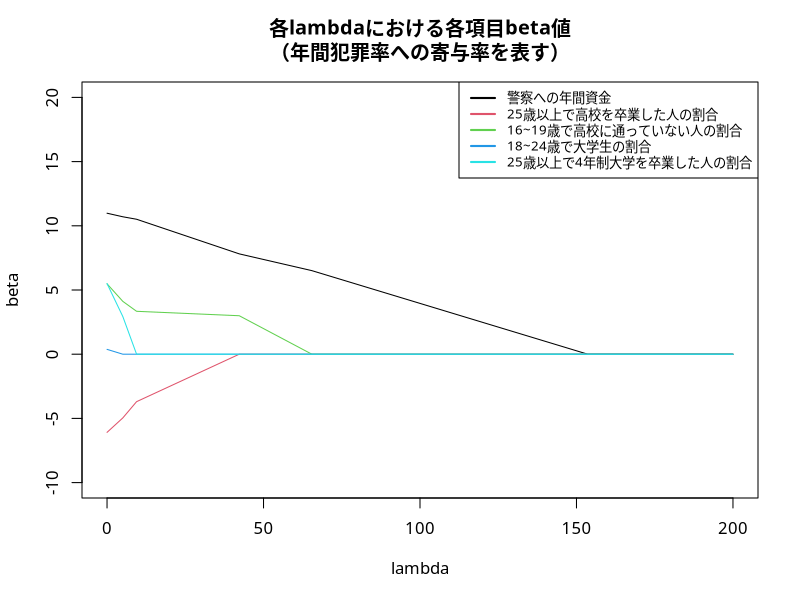

Generate this figure with R:
# Clear Working Memory
rm(list = ls())

# Setting Japanese font (for MacOSX)
par(family= "HiraKakuProN-W3")

# Function for determining formula type
soft_th <- function(lambda, x) {
  # xの絶対値がlambdaの絶対値よりも小さいときは、0を返す。
  # xの絶対値がlambdaの絶対値よりも大きいときは、
  # 二者の絶対値の差に「xの元々の符号」を付けて返す。
  return(sign(x) * pmax(abs(x) - lambda, 0))
}

# Function for centralization
centralize <- function(X, y, standardize = TRUE) {
  X <- as.matrix(X)
  n <- nrow(X)
  p <- ncol(X)
  X_bar <- array(dim = p)
  X_sd <- array(dim = p)
  
  for (j in 1:p) {
    X_bar[j] <- mean(X[, j])
    X[, j] <- (X[, j] - X_bar[j])
    X_sd[j] <- sqrt(var(X[, j]))
    
    if (standardize == TRUE) {
      X[, j] <- X[, j] / X_sd[j]
    }
  }
  
  if (class(y) == "matrix") { # in case y is matrix
    K <- ncol(y)
    y_bar <- array(dim = K)
    
    for (k in 1:K) {
      y_bar[k] <- mean(y[, k])
      y[, k] <- y[, k] - y_bar[k]
    }
  } else { # in case y is vector
    y_bar <- mean(y)
    y <- y - y_bar
  }
  
  return(list(X = X, y = y, X_bar = X_bar, X_sd = X_sd, y_bar = y_bar))
}

# Function for linear Lasso
linear_lasso <- function(X, y, lambda = 0, beta = rep(0, ncol(X))) {
  n <- nrow(X)
  p <- ncol(X)
  
  res <- centralize(X, y) # X, yを中心化
  X <- res$X
  y <- res$y
  
  eps <- 1 # betaの収束判定用変数を1で初期化する。
  beta_old <- beta # beta_oldを引数betaで初期化する。
  
  # Lassoのコアルーチン
  while (eps > 0.001) {
    for (j in 1:p) {
      r <- y - as.matrix(X[, -j]) %*% beta[-j]
      beta[j] <- soft_th(lambda, sum(r * X[, j]) / n) / (sum(X[, j] * X[, j]) / n)
    }
    eps <- max(abs(beta - beta_old))
    print(eps)
    beta_old <- beta
  }
  
  beta <- beta / res$X_sd # betaを正規化する前の値に戻す。
  beta_0 <- res$y_bar - sum(res$X_bar * beta) # Lassoの切片beta_0
  
  return(list(beta = beta, beta_0 = beta_0))
}

# Main routine

df <- read.table("crime.txt")
X <- df[, 3:7]
y <- df[, 1]

p <- ncol(X)
lambda_seq <- seq(0, 200, 0.1)

plot(lambda_seq, 
     xlim = c(0, 200),
     ylim = c(-10, 20), 
     xlab = "lambda",
     ylab = "beta", 
     main = "各lambdaにおける各項目beta値\n（年間犯罪率への寄与率を表す）",
     type = "n",
     col = "red")

r <- length(lambda_seq)
coef_seq <- array(dim = c(r, p)) # 各lambdaに対するbeta値を格納する配列

for (i in 1:r) {
  coef_seq[i, ] <- linear_lasso(X, y, lambda_seq[i])$beta
}

for (j in 1:p) {
  par(new = TRUE)
  lines(lambda_seq, coef_seq[, j], col = j)
}

legend("topright",
       legend = c("警察への年間資金",
                  "25歳以上で高校を卒業した人の割合",
                  "16~19歳で高校に通っていない人の割合", 
                  "18~24歳で大学生の割合", 
                  "25歳以上で4年制大学を卒業した人の割合"),
       col = 1:p,
       lwd = 2,
       cex = 0.8)
